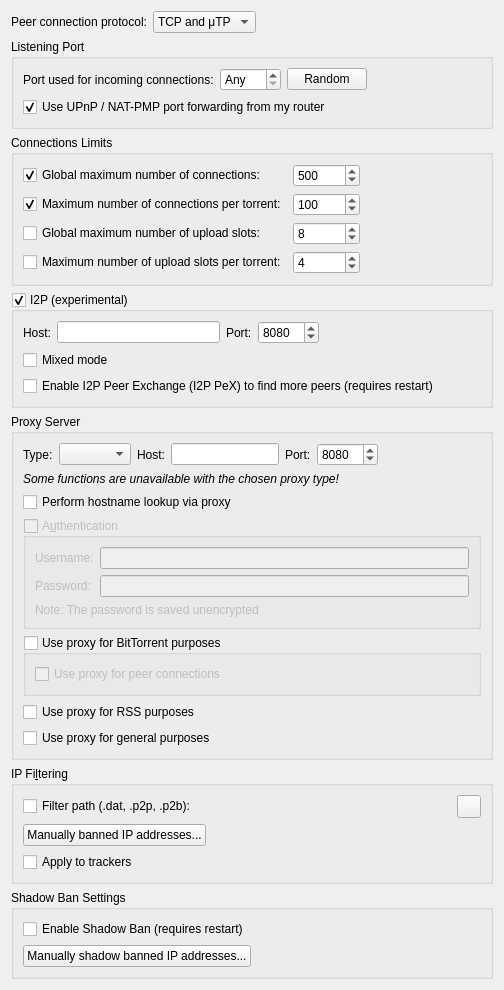
          <widget class="QWidget" name="scrollAreaWidgetContents_3">
           <property name="geometry">
            <rect>
             <x>0</x>
             <y>0</y>
             <width>504</width>
             <height>848</height>
            </rect>
           </property>
           <layout class="QVBoxLayout" name="verticalLayout_20">
            <item>
             <layout class="QHBoxLayout" name="horizontalLayout_12">
              <item>
               <widget class="QLabel" name="label_24">
                <property name="text">
                 <string>Peer connection protocol:</string>
                </property>
               </widget>
              </item>
              <item>
               <widget class="QComboBox" name="comboProtocol">
                <item>
                 <property name="text">
                  <string>TCP and μTP</string>
                 </property>
                </item>
                <item>
                 <property name="text">
                  <string notr="true">TCP</string>
                 </property>
                </item>
                <item>
                 <property name="text">
                  <string notr="true">μTP</string>
                 </property>
                </item>
               </widget>
              </item>
              <item>
               <spacer name="horizontalSpacer_23">
                <property name="orientation">
                 <enum>Qt::Orientation::Horizontal</enum>
                </property>
                <property name="sizeHint" stdset="0">
                 <size>
                  <width>40</width>
                  <height>20</height>
                 </size>
                </property>
               </spacer>
              </item>
             </layout>
            </item>
            <item>
             <widget class="QGroupBox" name="ListeningPortBox">
              <property name="title">
               <string>Listening Port</string>
              </property>
              <layout class="QVBoxLayout" name="listeningPortLayout">
               <item>
                <layout class="QHBoxLayout" name="listeningPortLayout2">
                 <item>
                  <widget class="QLabel" name="lbl_ports">
                   <property name="text">
                    <string>Port used for incoming connections:</string>
                   </property>
                  </widget>
                 </item>
                 <item>
                  <widget class="QSpinBox" name="spinPort">
                   <property name="toolTip">
                    <string>Set to 0 to let your system pick an unused port</string>
                   </property>
                   <property name="specialValueText">
                    <string>Any</string>
                   </property>
                   <property name="maximum">
                    <number>65535</number>
                   </property>
                  </widget>
                 </item>
                 <item>
                  <widget class="QPushButton" name="randomButton">
                   <property name="text">
                    <string>Random</string>
                   </property>
                  </widget>
                 </item>
                 <item>
                  <spacer name="horizontalSpacer_4">
                   <property name="orientation">
                    <enum>Qt::Orientation::Horizontal</enum>
                   </property>
                   <property name="sizeHint" stdset="0">
                    <size>
                     <width>40</width>
                     <height>20</height>
                    </size>
                   </property>
                  </spacer>
                 </item>
                </layout>
               </item>
               <item>
                <widget class="QCheckBox" name="checkUPnP">
                 <property name="text">
                  <string>Use UPnP / NAT-PMP port forwarding from my router</string>
                 </property>
                 <property name="checked">
                  <bool>true</bool>
                 </property>
                </widget>
               </item>
              </layout>
             </widget>
            </item>
            <item>
             <widget class="QGroupBox" name="nbConnecBox">
              <property name="title">
               <string>Connections Limits</string>
              </property>
              <layout class="QGridLayout" name="gridLayout">
               <item row="0" column="0">
                <widget class="QCheckBox" name="checkMaxConnections">
                 <property name="text">
                  <string>Global maximum number of connections:</string>
                 </property>
                 <property name="checked">
                  <bool>true</bool>
                 </property>
                </widget>
               </item>
               <item row="0" column="1">
                <widget class="QSpinBox" name="spinMaxConnec">
                 <property name="enabled">
                  <bool>true</bool>
                 </property>
                 <property name="minimum">
                  <number>2</number>
                 </property>
                 <property name="maximum">
                  <number>2147483647</number>
                 </property>
                 <property name="value">
                  <number>500</number>
                 </property>
                </widget>
               </item>
               <item row="0" column="2">
                <spacer name="horizontalSpacer_3">
                 <property name="orientation">
                  <enum>Qt::Orientation::Horizontal</enum>
                 </property>
                 <property name="sizeHint" stdset="0">
                  <size>
                   <width>40</width>
                   <height>20</height>
                  </size>
                 </property>
                </spacer>
               </item>
               <item row="1" column="0">
                <widget class="QCheckBox" name="checkMaxConnectionsPerTorrent">
                 <property name="text">
                  <string>Maximum number of connections per torrent:</string>
                 </property>
                 <property name="checked">
                  <bool>true</bool>
                 </property>
                </widget>
               </item>
               <item row="1" column="1">
                <widget class="QSpinBox" name="spinMaxConnecPerTorrent">
                 <property name="minimum">
                  <number>2</number>
                 </property>
                 <property name="maximum">
                  <number>2147483647</number>
                 </property>
                 <property name="value">
                  <number>100</number>
                 </property>
                </widget>
               </item>
               <item row="2" column="0">
                <widget class="QCheckBox" name="checkMaxUploads">
                 <property name="text">
                  <string>Global maximum number of upload slots:</string>
                 </property>
                </widget>
               </item>
               <item row="2" column="1">
                <widget class="QSpinBox" name="spinMaxUploads">
                 <property name="maximum">
                  <number>2147483647</number>
                 </property>
                 <property name="value">
                  <number>8</number>
                 </property>
                </widget>
               </item>
               <item row="3" column="0">
                <widget class="QCheckBox" name="checkMaxUploadsPerTorrent">
                 <property name="text">
                  <string>Maximum number of upload slots per torrent:</string>
                 </property>
                </widget>
               </item>
               <item row="3" column="1">
                <widget class="QSpinBox" name="spinMaxUploadsPerTorrent">
                 <property name="maximum">
                  <number>2147483647</number>
                 </property>
                 <property name="value">
                  <number>4</number>
                 </property>
                </widget>
               </item>
              </layout>
             </widget>
            </item>
            <item>
             <widget class="QGroupBox" name="groupI2P">
              <property name="title">
               <string>I2P (experimental)</string>
              </property>
              <property name="checkable">
               <bool>true</bool>
              </property>
              <property name="checked">
               <bool>true</bool>
              </property>
              <layout class="QVBoxLayout" name="verticalLayout_40">
               <item>
                <layout class="QHBoxLayout" name="i2pLayout">
                 <item>
                  <widget class="QLabel" name="labelI2PHost">
                   <property name="text">
                    <string>Host:</string>
                   </property>
                  </widget>
                 </item>
                 <item>
                  <widget class="QLineEdit" name="textI2PHost"/>
                 </item>
                 <item>
                  <widget class="QLabel" name="labelI2PPort">
                   <property name="text">
                    <string>Port:</string>
                   </property>
                  </widget>
                 </item>
                 <item>
                  <widget class="QSpinBox" name="spinI2PPort">
                   <property name="minimum">
                    <number>1</number>
                   </property>
                   <property name="maximum">
                    <number>65535</number>
                   </property>
                   <property name="value">
                    <number>8080</number>
                   </property>
                  </widget>
                 </item>
                 <item>
                  <spacer name="horizontalSpacer_22">
                   <property name="orientation">
                    <enum>Qt::Orientation::Horizontal</enum>
                   </property>
                   <property name="sizeHint" stdset="0">
                    <size>
                     <width>40</width>
                     <height>20</height>
                    </size>
                   </property>
                  </spacer>
                 </item>
                </layout>
               </item>
               <item>
                <widget class="QCheckBox" name="checkI2PMixed">
                 <property name="toolTip">
                  <string>&lt;html&gt;&lt;head/&gt;&lt;body&gt;&lt;p&gt;If &quot;mixed mode&quot; is enabled I2P torrents are allowed to also get peers from other sources than the tracker, and connect to regular IPs, not providing any anonymization. This may be useful if the user is not interested in the anonymization of I2P, but still wants to be able to connect to I2P peers.&lt;/p&gt;&lt;/body&gt;&lt;/html&gt;</string>
                 </property>
                 <property name="text">
                  <string>Mixed mode</string>
                 </property>
                </widget>
               </item>
               <item>
                <widget class="QCheckBox" name="checkI2PPeX">
                 <property name="text">
                  <string>Enable I2P Peer Exchange (I2P PeX) to find more peers (requires restart)</string>
                 </property>
                </widget>
               </item>
              </layout>
             </widget>
            </item>
            <item>
             <widget class="QGroupBox" name="groupProxy">
              <property name="enabled">
               <bool>true</bool>
              </property>
              <property name="title">
               <string>Proxy Server</string>
              </property>
              <layout class="QVBoxLayout" name="verticalLayout_29">
               <item>
                <layout class="QHBoxLayout" name="proxyTypeLayout">
                 <item>
                  <widget class="QLabel" name="ProxyType_lbl">
                   <property name="text">
                    <string>Type:</string>
                   </property>
                  </widget>
                 </item>
                 <item>
                  <widget class="QComboBox" name="comboProxyType"/>
                 </item>
                 <item>
                  <widget class="QLabel" name="lblProxyIP">
                   <property name="text">
                    <string>Host:</string>
                   </property>
                  </widget>
                 </item>
                 <item>
                  <widget class="QLineEdit" name="textProxyIP"/>
                 </item>
                 <item>
                  <widget class="QLabel" name="lblProxyPort">
                   <property name="text">
                    <string>Port:</string>
                   </property>
                  </widget>
                 </item>
                 <item>
                  <widget class="QSpinBox" name="spinProxyPort">
                   <property name="minimum">
                    <number>1</number>
                   </property>
                   <property name="maximum">
                    <number>65535</number>
                   </property>
                   <property name="value">
                    <number>8080</number>
                   </property>
                  </widget>
                 </item>
                 <item>
                  <spacer name="horizontalSpacer_24">
                   <property name="orientation">
                    <enum>Qt::Orientation::Horizontal</enum>
                   </property>
                   <property name="sizeHint" stdset="0">
                    <size>
                     <width>20</width>
                     <height>20</height>
                    </size>
                   </property>
                  </spacer>
                 </item>
                </layout>
               </item>
               <item>
                <widget class="QLabel" name="labelProxyTypeUnavailable">
                 <property name="font">
                  <font>
                   <italic>true</italic>
                  </font>
                 </property>
                 <property name="text">
                  <string>Some functions are unavailable with the chosen proxy type!</string>
                 </property>
                </widget>
               </item>
               <item>
                <widget class="QCheckBox" name="checkProxyHostnameLookup">
                 <property name="toolTip">
                  <string>If checked, hostname lookups are done via the proxy</string>
                 </property>
                 <property name="text">
                  <string>Perform hostname lookup via proxy</string>
                 </property>
                </widget>
               </item>
               <item>
                <widget class="QGroupBox" name="checkProxyAuth">
                 <property name="enabled">
                  <bool>false</bool>
                 </property>
                 <property name="title">
                  <string>A&amp;uthentication</string>
                 </property>
                 <property name="checkable">
                  <bool>true</bool>
                 </property>
                 <property name="checked">
                  <bool>false</bool>
                 </property>
                 <layout class="QVBoxLayout" name="verticalLayout_24">
                  <item>
                   <layout class="QGridLayout" name="gridLayout_12">
                    <item row="0" column="0">
                     <widget class="QLabel" name="lblProxyUsername">
                      <property name="text">
                       <string>Username:</string>
                      </property>
                     </widget>
                    </item>
                    <item row="0" column="1">
                     <widget class="QLineEdit" name="textProxyUsername"/>
                    </item>
                    <item row="1" column="0">
                     <widget class="QLabel" name="lblProxyPassword">
                      <property name="text">
                       <string>Password:</string>
                      </property>
                     </widget>
                    </item>
                    <item row="1" column="1">
                     <widget class="QLineEdit" name="textProxyPassword">
                      <property name="echoMode">
                       <enum>QLineEdit::EchoMode::Password</enum>
                      </property>
                     </widget>
                    </item>
                   </layout>
                  </item>
                  <item>
                   <widget class="QLabel" name="label_23">
                    <property name="text">
                     <string>Note: The password is saved unencrypted</string>
                    </property>
                   </widget>
                  </item>
                 </layout>
                </widget>
               </item>
               <item>
                <widget class="QGroupBox" name="checkProxyBitTorrent">
                 <property name="title">
                  <string>Use proxy for BitTorrent purposes</string>
                 </property>
                 <property name="checkable">
                  <bool>true</bool>
                 </property>
                 <property name="checked">
                  <bool>false</bool>
                 </property>
                 <layout class="QVBoxLayout" name="verticalLayoutProxyBitTorrent">
                  <item>
                   <widget class="QCheckBox" name="checkProxyPeerConnections">
                    <property name="toolTip">
                     <string>Otherwise, the proxy server is only used for tracker connections</string>
                    </property>
                    <property name="text">
                     <string>Use proxy for peer connections</string>
                    </property>
                   </widget>
                  </item>
                 </layout>
                </widget>
               </item>
               <item>
                <widget class="QCheckBox" name="checkProxyRSS">
                 <property name="toolTip">
                  <string>RSS feeds will use proxy</string>
                 </property>
                 <property name="text">
                  <string>Use proxy for RSS purposes</string>
                 </property>
                 <property name="checked">
                  <bool>false</bool>
                 </property>
                </widget>
               </item>
               <item>
                <widget class="QCheckBox" name="checkProxyMisc">
                 <property name="toolTip">
                  <string>Search engine, software updates or anything else will use proxy</string>
                 </property>
                 <property name="text">
                  <string>Use proxy for general purposes</string>
                 </property>
                 <property name="checked">
                  <bool>false</bool>
                 </property>
                </widget>
               </item>
              </layout>
             </widget>
            </item>
            <item>
             <widget class="QGroupBox" name="groupIPFilter">
              <property name="title">
               <string>IP Fi&amp;ltering</string>
              </property>
              <layout class="QVBoxLayout" name="verticalLayout_17">
               <item>
                <layout class="QHBoxLayout" name="horizontalLayout_11">
                 <item>
                  <widget class="QCheckBox" name="checkIPFilter">
                   <property name="text">
                    <string>Filter path (.dat, .p2p, .p2b):</string>
                   </property>
                  </widget>
                 </item>
                 <item>
                  <widget class="FileSystemPathLineEdit" name="textFilterPath" native="true"/>
                 </item>
                 <item>
                  <widget class="QToolButton" name="IpFilterRefreshBtn">
                   <property name="toolTip">
                    <string>Reload the filter</string>
                   </property>
                  </widget>
                 </item>
                </layout>
               </item>
               <item>
                <widget class="QPushButton" name="banListButton">
                 <property name="sizePolicy">
                  <sizepolicy hsizetype="Fixed" vsizetype="Fixed">
                   <horstretch>0</horstretch>
                   <verstretch>0</verstretch>
                  </sizepolicy>
                 </property>
                 <property name="text">
                  <string>Manually banned IP addresses...</string>
                 </property>
                </widget>
               </item>
               <item>
                <widget class="QCheckBox" name="checkIpFilterTrackers">
                 <property name="text">
                  <string>Apply to trackers</string>
                 </property>
                </widget>
               </item>
              </layout>
             </widget>
            </item>
            <item>
             <widget class="QGroupBox" name="groupShadowBan">
              <property name="title">
               <string>Shadow Ban Settings</string>
              </property>
              <layout class="QVBoxLayout" name="verticalLayout_172">
               <item>
                <layout class="QHBoxLayout" name="horizontalLayout_111">
                 <item>
                  <widget class="QCheckBox" name="shadowBanEnabled">
                   <property name="text">
                    <string>Enable Shadow Ban (requires restart)</string>
                   </property>
                  </widget>
                 </item>
                </layout>
               </item>
               <item>
                <widget class="QPushButton" name="shadowBanListButton">
                 <property name="sizePolicy">
                  <sizepolicy hsizetype="Fixed" vsizetype="Fixed">
                   <horstretch>0</horstretch>
                   <verstretch>0</verstretch>
                  </sizepolicy>
                 </property>
                 <property name="text">
                  <string>Manually shadow banned IP addresses...</string>
                 </property>
                </widget>
               </item>
              </layout>
             </widget>
            </item>
            <item>
             <spacer name="verticalSpacer_3">
              <property name="orientation">
               <enum>Qt::Orientation::Vertical</enum>
              </property>
              <property name="sizeHint" stdset="0">
               <size>
                <width>20</width>
                <height>40</height>
               </size>
              </property>
             </spacer>
            </item>
           </layout>
          </widget>
